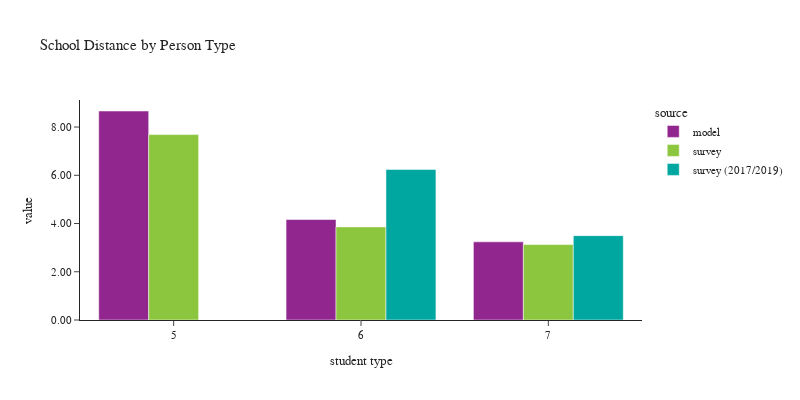

Notebook source saved alongside this figure:
### Code cell
plot_school_location(df_students[df_students['pptyp'].isin([5,6,7])], 
                     'pptyp', 'Person Type', 'student type')

### Figure 1 — Plotly figure (JSON) as saved in the notebook; plotly's stock layout.template omitted (floating-point values rounded to 4 significant figures)
{"data": [{"alignmentgroup": "True", "customdata": [[162219], [127523], [534458]], "hovertemplate": "source=model<br>pptyp=%{x}<br>value=%{y}<br>sample count=%{customdata[0]}<extra></extra>", "legendgroup": "model", "marker": {"color": "#91268F", "pattern": {"shape": ""}}, "name": "model", "offsetgroup": "model", "orientation": "v", "showlegend": true, "textposition": "auto", "type": "bar", "x": [5, 6, 7], "xaxis": "x", "y": [8.666, 4.166, 3.241], "yaxis": "y"}, {"alignmentgroup": "True", "customdata": [[145], [110], [515]], "hovertemplate": "source=survey<br>pptyp=%{x}<br>value=%{y}<br>sample count=%{customdata[0]}<extra></extra>", "legendgroup": "survey", "marker": {"color": "#8CC63E", "pattern": {"shape": ""}}, "name": "survey", "offsetgroup": "survey", "orientation": "v", "showlegend": true, "textposition": "auto", "type": "bar", "x": [5, 6, 7], "xaxis": "x", "y": [7.687, 3.86, 3.127], "yaxis": "y"}, {"alignmentgroup": "True", "customdata": [[81], [370]], "hovertemplate": "source=survey (2017/2019)<br>pptyp=%{x}<br>value=%{y}<br>sample count=%{customdata[0]}<extra></extra>", "legendgroup": "survey (2017/2019)", "marker": {"color": "#00A7A0", "pattern": {"shape": ""}}, "name": "survey (2017/2019)", "offsetgroup": "survey (2017/2019)", "orientation": "v", "showlegend": true, "textposition": "auto", "type": "bar", "x": [6, 7], "xaxis": "x", "y": [6.243, 3.498], "yaxis": "y"}], "layout": {"barmode": "group", "font": {"size": 11}, "height": 400, "legend": {"title": {"text": "source"}, "tracegroupgap": 0}, "title": {"text": "School Distance by Person Type"}, "width": 800, "xaxis": {"anchor": "y", "domain": [0, 1], "title": {"text": "student type"}}, "yaxis": {"anchor": "x", "domain": [0, 1], "tickformat": ".2f", "title": {"text": "value"}}}}
